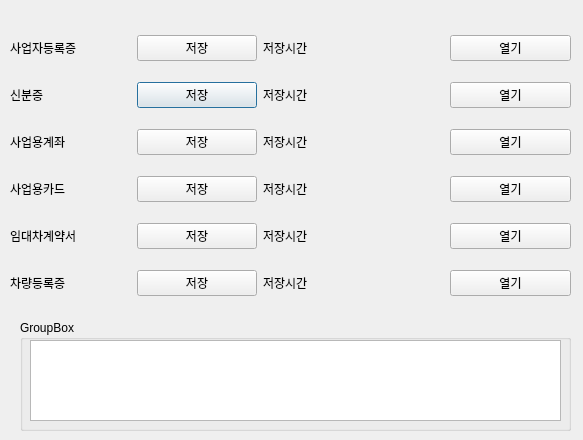
<?xml version="1.0" encoding="UTF-8"?>
<ui version="4.0">
 <class>AttachDocumentsDialog</class>
 <widget class="QDialog" name="AttachDocumentsDialog">
  <property name="geometry">
   <rect>
    <x>0</x>
    <y>0</y>
    <width>583</width>
    <height>440</height>
   </rect>
  </property>
  <property name="windowTitle">
   <string>거래처 서류 첨부</string>
  </property>
  <property name="modal">
   <bool>false</bool>
  </property>
  <widget class="QGroupBox" name="groupBox">
   <property name="geometry">
    <rect>
     <x>20</x>
     <y>320</y>
     <width>551</width>
     <height>111</height>
    </rect>
   </property>
   <property name="title">
    <string>GroupBox</string>
   </property>
   <widget class="QTextEdit" name="textEdit">
    <property name="geometry">
     <rect>
      <x>10</x>
      <y>20</y>
      <width>531</width>
      <height>81</height>
     </rect>
    </property>
   </widget>
  </widget>
  <widget class="QWidget" name="">
   <property name="geometry">
    <rect>
     <x>10</x>
     <y>20</y>
     <width>561</width>
     <height>291</height>
    </rect>
   </property>
   <layout class="QGridLayout" name="gridLayout" columnstretch="2,2,3,2">
    <item row="0" column="2">
     <widget class="QLabel" name="label_2">
      <property name="minimumSize">
       <size>
        <width>0</width>
        <height>0</height>
       </size>
      </property>
      <property name="text">
       <string>저장시간</string>
      </property>
     </widget>
    </item>
    <item row="1" column="1">
     <widget class="QPushButton" name="pushButton_5">
      <property name="text">
       <string>저장</string>
      </property>
     </widget>
    </item>
    <item row="0" column="3">
     <widget class="QPushButton" name="pushButton_2">
      <property name="text">
       <string>열기</string>
      </property>
     </widget>
    </item>
    <item row="0" column="1">
     <widget class="QPushButton" name="pushButton">
      <property name="text">
       <string>저장</string>
      </property>
     </widget>
    </item>
    <item row="0" column="0">
     <widget class="QLabel" name="label">
      <property name="text">
       <string>사업자등록증</string>
      </property>
     </widget>
    </item>
    <item row="2" column="3">
     <widget class="QPushButton" name="pushButton_3">
      <property name="text">
       <string>열기</string>
      </property>
     </widget>
    </item>
    <item row="2" column="0">
     <widget class="QLabel" name="label_3">
      <property name="text">
       <string>사업용계좌</string>
      </property>
     </widget>
    </item>
    <item row="2" column="1">
     <widget class="QPushButton" name="pushButton_4">
      <property name="text">
       <string>저장</string>
      </property>
     </widget>
    </item>
    <item row="4" column="1">
     <widget class="QPushButton" name="pushButton_6">
      <property name="text">
       <string>저장</string>
      </property>
     </widget>
    </item>
    <item row="2" column="2">
     <widget class="QLabel" name="label_4">
      <property name="minimumSize">
       <size>
        <width>0</width>
        <height>0</height>
       </size>
      </property>
      <property name="text">
       <string>저장시간</string>
      </property>
     </widget>
    </item>
    <item row="5" column="1">
     <widget class="QPushButton" name="pushButton_7">
      <property name="text">
       <string>저장</string>
      </property>
     </widget>
    </item>
    <item row="3" column="1">
     <widget class="QPushButton" name="pushButton_8">
      <property name="text">
       <string>저장</string>
      </property>
     </widget>
    </item>
    <item row="1" column="0">
     <widget class="QLabel" name="label_5">
      <property name="text">
       <string>신분증</string>
      </property>
     </widget>
    </item>
    <item row="3" column="0">
     <widget class="QLabel" name="label_6">
      <property name="text">
       <string>사업용카드</string>
      </property>
     </widget>
    </item>
    <item row="4" column="0">
     <widget class="QLabel" name="label_7">
      <property name="text">
       <string>임대차계약서</string>
      </property>
     </widget>
    </item>
    <item row="5" column="0">
     <widget class="QLabel" name="label_8">
      <property name="text">
       <string>차량등록증</string>
      </property>
     </widget>
    </item>
    <item row="1" column="2">
     <widget class="QLabel" name="label_9">
      <property name="minimumSize">
       <size>
        <width>0</width>
        <height>0</height>
       </size>
      </property>
      <property name="text">
       <string>저장시간</string>
      </property>
     </widget>
    </item>
    <item row="3" column="2">
     <widget class="QLabel" name="label_10">
      <property name="minimumSize">
       <size>
        <width>0</width>
        <height>0</height>
       </size>
      </property>
      <property name="text">
       <string>저장시간</string>
      </property>
     </widget>
    </item>
    <item row="4" column="2">
     <widget class="QLabel" name="label_11">
      <property name="minimumSize">
       <size>
        <width>0</width>
        <height>0</height>
       </size>
      </property>
      <property name="text">
       <string>저장시간</string>
      </property>
     </widget>
    </item>
    <item row="5" column="2">
     <widget class="QLabel" name="label_12">
      <property name="minimumSize">
       <size>
        <width>0</width>
        <height>0</height>
       </size>
      </property>
      <property name="text">
       <string>저장시간</string>
      </property>
     </widget>
    </item>
    <item row="1" column="3">
     <widget class="QPushButton" name="pushButton_9">
      <property name="text">
       <string>열기</string>
      </property>
     </widget>
    </item>
    <item row="3" column="3">
     <widget class="QPushButton" name="pushButton_10">
      <property name="text">
       <string>열기</string>
      </property>
     </widget>
    </item>
    <item row="4" column="3">
     <widget class="QPushButton" name="pushButton_11">
      <property name="text">
       <string>열기</string>
      </property>
     </widget>
    </item>
    <item row="5" column="3">
     <widget class="QPushButton" name="pushButton_12">
      <property name="text">
       <string>열기</string>
      </property>
     </widget>
    </item>
   </layout>
  </widget>
 </widget>
 <resources/>
 <connections/>
</ui>
